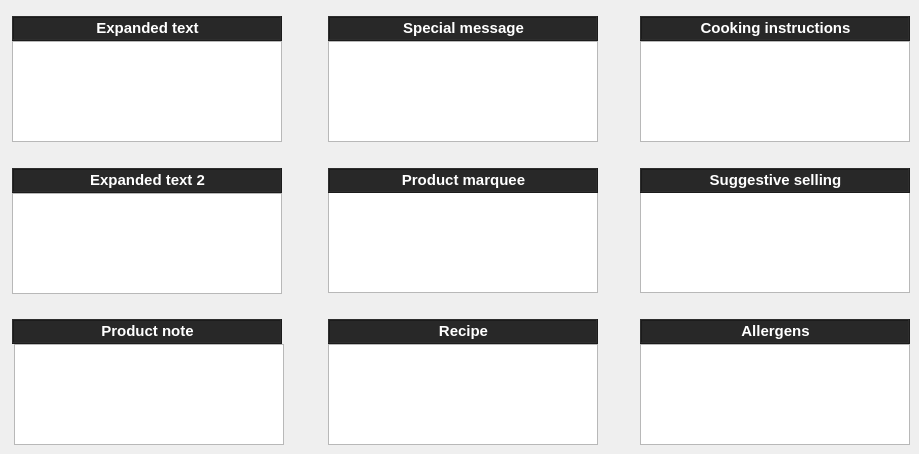
   <widget class="QWidget" name="tab5">
    <attribute name="title">
     <string>Texts</string>
    </attribute>
    <widget class="QTextEdit" name="te5ExpandedText">
     <property name="geometry">
      <rect>
       <x>12</x>
       <y>41</y>
       <width>270</width>
       <height>101</height>
      </rect>
     </property>
     <property name="font">
      <font>
       <pointsize>12</pointsize>
      </font>
     </property>
     <property name="toolTip">
      <string notr="true"/>
     </property>
     <property name="statusTip">
      <string notr="true"/>
     </property>
     <property name="verticalScrollBarPolicy">
      <enum>Qt::ScrollBarAlwaysOff</enum>
     </property>
     <property name="horizontalScrollBarPolicy">
      <enum>Qt::ScrollBarAlwaysOff</enum>
     </property>
     <property name="html">
      <string notr="true">&lt;!DOCTYPE HTML PUBLIC &quot;-//W3C//DTD HTML 4.0//EN&quot; &quot;http://www.w3.org/TR/REC-html40/strict.dtd&quot;&gt;
&lt;html&gt;&lt;head&gt;&lt;meta name=&quot;qrichtext&quot; content=&quot;1&quot; /&gt;&lt;style type=&quot;text/css&quot;&gt;
p, li { white-space: pre-wrap; }
&lt;/style&gt;&lt;/head&gt;&lt;body style=&quot; font-family:'MS Shell Dlg 2'; font-size:12pt; font-weight:400; font-style:normal;&quot;&gt;
&lt;p style=&quot; margin-top:0px; margin-bottom:0px; margin-left:0px; margin-right:0px; -qt-block-indent:0; text-indent:0px;&quot;&gt;&lt;span style=&quot; font-size:8pt;&quot;&gt;&lt;br /&gt;&lt;/span&gt;&lt;/p&gt;&lt;/body&gt;&lt;/html&gt;</string>
     </property>
    </widget>
    <widget class="QTextEdit" name="te5SpecialMessage">
     <property name="geometry">
      <rect>
       <x>328</x>
       <y>41</y>
       <width>270</width>
       <height>101</height>
      </rect>
     </property>
     <property name="font">
      <font>
       <pointsize>12</pointsize>
      </font>
     </property>
     <property name="verticalScrollBarPolicy">
      <enum>Qt::ScrollBarAlwaysOff</enum>
     </property>
     <property name="horizontalScrollBarPolicy">
      <enum>Qt::ScrollBarAlwaysOff</enum>
     </property>
     <property name="html">
      <string notr="true">&lt;!DOCTYPE HTML PUBLIC &quot;-//W3C//DTD HTML 4.0//EN&quot; &quot;http://www.w3.org/TR/REC-html40/strict.dtd&quot;&gt;
&lt;html&gt;&lt;head&gt;&lt;meta name=&quot;qrichtext&quot; content=&quot;1&quot; /&gt;&lt;style type=&quot;text/css&quot;&gt;
p, li { white-space: pre-wrap; }
&lt;/style&gt;&lt;/head&gt;&lt;body style=&quot; font-family:'MS Shell Dlg 2'; font-size:12pt; font-weight:400; font-style:normal;&quot;&gt;
&lt;p style=&quot; margin-top:0px; margin-bottom:0px; margin-left:0px; margin-right:0px; -qt-block-indent:0; text-indent:0px;&quot;&gt;&lt;span style=&quot; font-size:8pt;&quot;&gt;&lt;br /&gt;&lt;/span&gt;&lt;/p&gt;&lt;/body&gt;&lt;/html&gt;</string>
     </property>
    </widget>
    <widget class="QTextEdit" name="te5ProductNote">
     <property name="geometry">
      <rect>
       <x>14</x>
       <y>344</y>
       <width>270</width>
       <height>101</height>
      </rect>
     </property>
     <property name="font">
      <font>
       <pointsize>12</pointsize>
      </font>
     </property>
     <property name="verticalScrollBarPolicy">
      <enum>Qt::ScrollBarAlwaysOff</enum>
     </property>
     <property name="horizontalScrollBarPolicy">
      <enum>Qt::ScrollBarAlwaysOff</enum>
     </property>
     <property name="html">
      <string notr="true">&lt;!DOCTYPE HTML PUBLIC &quot;-//W3C//DTD HTML 4.0//EN&quot; &quot;http://www.w3.org/TR/REC-html40/strict.dtd&quot;&gt;
&lt;html&gt;&lt;head&gt;&lt;meta name=&quot;qrichtext&quot; content=&quot;1&quot; /&gt;&lt;style type=&quot;text/css&quot;&gt;
p, li { white-space: pre-wrap; }
&lt;/style&gt;&lt;/head&gt;&lt;body style=&quot; font-family:'MS Shell Dlg 2'; font-size:12pt; font-weight:400; font-style:normal;&quot;&gt;
&lt;p style=&quot; margin-top:0px; margin-bottom:0px; margin-left:0px; margin-right:0px; -qt-block-indent:0; text-indent:0px;&quot;&gt;&lt;span style=&quot; font-size:8pt;&quot;&gt;&lt;br /&gt;&lt;/span&gt;&lt;/p&gt;&lt;/body&gt;&lt;/html&gt;</string>
     </property>
    </widget>
    <widget class="QTextEdit" name="te5ProductMarquee">
     <property name="geometry">
      <rect>
       <x>328</x>
       <y>192</y>
       <width>270</width>
       <height>101</height>
      </rect>
     </property>
     <property name="font">
      <font>
       <pointsize>12</pointsize>
      </font>
     </property>
     <property name="verticalScrollBarPolicy">
      <enum>Qt::ScrollBarAlwaysOff</enum>
     </property>
     <property name="horizontalScrollBarPolicy">
      <enum>Qt::ScrollBarAlwaysOff</enum>
     </property>
     <property name="html">
      <string notr="true">&lt;!DOCTYPE HTML PUBLIC &quot;-//W3C//DTD HTML 4.0//EN&quot; &quot;http://www.w3.org/TR/REC-html40/strict.dtd&quot;&gt;
&lt;html&gt;&lt;head&gt;&lt;meta name=&quot;qrichtext&quot; content=&quot;1&quot; /&gt;&lt;style type=&quot;text/css&quot;&gt;
p, li { white-space: pre-wrap; }
&lt;/style&gt;&lt;/head&gt;&lt;body style=&quot; font-family:'MS Shell Dlg 2'; font-size:12pt; font-weight:400; font-style:normal;&quot;&gt;
&lt;p style=&quot; margin-top:0px; margin-bottom:0px; margin-left:0px; margin-right:0px; -qt-block-indent:0; text-indent:0px;&quot;&gt;&lt;span style=&quot; font-size:8pt;&quot;&gt;&lt;br /&gt;&lt;/span&gt;&lt;/p&gt;&lt;/body&gt;&lt;/html&gt;</string>
     </property>
    </widget>
    <widget class="QTextEdit" name="te5ExpandedText2">
     <property name="geometry">
      <rect>
       <x>12</x>
       <y>193</y>
       <width>270</width>
       <height>101</height>
      </rect>
     </property>
     <property name="font">
      <font>
       <pointsize>12</pointsize>
      </font>
     </property>
     <property name="verticalScrollBarPolicy">
      <enum>Qt::ScrollBarAlwaysOff</enum>
     </property>
     <property name="horizontalScrollBarPolicy">
      <enum>Qt::ScrollBarAlwaysOff</enum>
     </property>
     <property name="html">
      <string notr="true">&lt;!DOCTYPE HTML PUBLIC &quot;-//W3C//DTD HTML 4.0//EN&quot; &quot;http://www.w3.org/TR/REC-html40/strict.dtd&quot;&gt;
&lt;html&gt;&lt;head&gt;&lt;meta name=&quot;qrichtext&quot; content=&quot;1&quot; /&gt;&lt;style type=&quot;text/css&quot;&gt;
p, li { white-space: pre-wrap; }
&lt;/style&gt;&lt;/head&gt;&lt;body style=&quot; font-family:'MS Shell Dlg 2'; font-size:12pt; font-weight:400; font-style:normal;&quot;&gt;
&lt;p style=&quot; margin-top:0px; margin-bottom:0px; margin-left:0px; margin-right:0px; -qt-block-indent:0; text-indent:0px;&quot;&gt;&lt;span style=&quot; font-size:8pt;&quot;&gt;&lt;br /&gt;&lt;/span&gt;&lt;/p&gt;&lt;/body&gt;&lt;/html&gt;</string>
     </property>
    </widget>
    <widget class="QTextEdit" name="te5Recipes">
     <property name="geometry">
      <rect>
       <x>328</x>
       <y>344</y>
       <width>270</width>
       <height>101</height>
      </rect>
     </property>
     <property name="font">
      <font>
       <pointsize>12</pointsize>
      </font>
     </property>
     <property name="verticalScrollBarPolicy">
      <enum>Qt::ScrollBarAlwaysOff</enum>
     </property>
     <property name="horizontalScrollBarPolicy">
      <enum>Qt::ScrollBarAlwaysOff</enum>
     </property>
     <property name="html">
      <string notr="true">&lt;!DOCTYPE HTML PUBLIC &quot;-//W3C//DTD HTML 4.0//EN&quot; &quot;http://www.w3.org/TR/REC-html40/strict.dtd&quot;&gt;
&lt;html&gt;&lt;head&gt;&lt;meta name=&quot;qrichtext&quot; content=&quot;1&quot; /&gt;&lt;style type=&quot;text/css&quot;&gt;
p, li { white-space: pre-wrap; }
&lt;/style&gt;&lt;/head&gt;&lt;body style=&quot; font-family:'MS Shell Dlg 2'; font-size:12pt; font-weight:400; font-style:normal;&quot;&gt;
&lt;p style=&quot; margin-top:0px; margin-bottom:0px; margin-left:0px; margin-right:0px; -qt-block-indent:0; text-indent:0px;&quot;&gt;&lt;span style=&quot; font-size:8pt;&quot;&gt;&lt;br /&gt;&lt;/span&gt;&lt;/p&gt;&lt;/body&gt;&lt;/html&gt;</string>
     </property>
    </widget>
    <widget class="QTextEdit" name="te5SuggestiveSelling">
     <property name="geometry">
      <rect>
       <x>640</x>
       <y>192</y>
       <width>270</width>
       <height>101</height>
      </rect>
     </property>
     <property name="font">
      <font>
       <pointsize>12</pointsize>
      </font>
     </property>
     <property name="verticalScrollBarPolicy">
      <enum>Qt::ScrollBarAlwaysOff</enum>
     </property>
     <property name="horizontalScrollBarPolicy">
      <enum>Qt::ScrollBarAlwaysOff</enum>
     </property>
     <property name="html">
      <string notr="true">&lt;!DOCTYPE HTML PUBLIC &quot;-//W3C//DTD HTML 4.0//EN&quot; &quot;http://www.w3.org/TR/REC-html40/strict.dtd&quot;&gt;
&lt;html&gt;&lt;head&gt;&lt;meta name=&quot;qrichtext&quot; content=&quot;1&quot; /&gt;&lt;style type=&quot;text/css&quot;&gt;
p, li { white-space: pre-wrap; }
&lt;/style&gt;&lt;/head&gt;&lt;body style=&quot; font-family:'MS Shell Dlg 2'; font-size:12pt; font-weight:400; font-style:normal;&quot;&gt;
&lt;p style=&quot; margin-top:0px; margin-bottom:0px; margin-left:0px; margin-right:0px; -qt-block-indent:0; text-indent:0px;&quot;&gt;&lt;span style=&quot; font-size:8pt;&quot;&gt;&lt;br /&gt;&lt;/span&gt;&lt;/p&gt;&lt;/body&gt;&lt;/html&gt;</string>
     </property>
    </widget>
    <widget class="QTextEdit" name="te5Allergens">
     <property name="geometry">
      <rect>
       <x>640</x>
       <y>344</y>
       <width>270</width>
       <height>101</height>
      </rect>
     </property>
     <property name="font">
      <font>
       <pointsize>12</pointsize>
      </font>
     </property>
     <property name="verticalScrollBarPolicy">
      <enum>Qt::ScrollBarAlwaysOff</enum>
     </property>
     <property name="horizontalScrollBarPolicy">
      <enum>Qt::ScrollBarAlwaysOff</enum>
     </property>
     <property name="html">
      <string notr="true">&lt;!DOCTYPE HTML PUBLIC &quot;-//W3C//DTD HTML 4.0//EN&quot; &quot;http://www.w3.org/TR/REC-html40/strict.dtd&quot;&gt;
&lt;html&gt;&lt;head&gt;&lt;meta name=&quot;qrichtext&quot; content=&quot;1&quot; /&gt;&lt;style type=&quot;text/css&quot;&gt;
p, li { white-space: pre-wrap; }
&lt;/style&gt;&lt;/head&gt;&lt;body style=&quot; font-family:'MS Shell Dlg 2'; font-size:12pt; font-weight:400; font-style:normal;&quot;&gt;
&lt;p style=&quot; margin-top:0px; margin-bottom:0px; margin-left:0px; margin-right:0px; -qt-block-indent:0; text-indent:0px;&quot;&gt;&lt;span style=&quot; font-size:8pt;&quot;&gt;&lt;br /&gt;&lt;/span&gt;&lt;/p&gt;&lt;/body&gt;&lt;/html&gt;</string>
     </property>
    </widget>
    <widget class="QTextEdit" name="te5CookingInstructions">
     <property name="geometry">
      <rect>
       <x>640</x>
       <y>41</y>
       <width>270</width>
       <height>101</height>
      </rect>
     </property>
     <property name="font">
      <font>
       <pointsize>12</pointsize>
      </font>
     </property>
     <property name="verticalScrollBarPolicy">
      <enum>Qt::ScrollBarAlwaysOff</enum>
     </property>
     <property name="horizontalScrollBarPolicy">
      <enum>Qt::ScrollBarAlwaysOff</enum>
     </property>
     <property name="html">
      <string notr="true">&lt;!DOCTYPE HTML PUBLIC &quot;-//W3C//DTD HTML 4.0//EN&quot; &quot;http://www.w3.org/TR/REC-html40/strict.dtd&quot;&gt;
&lt;html&gt;&lt;head&gt;&lt;meta name=&quot;qrichtext&quot; content=&quot;1&quot; /&gt;&lt;style type=&quot;text/css&quot;&gt;
p, li { white-space: pre-wrap; }
&lt;/style&gt;&lt;/head&gt;&lt;body style=&quot; font-family:'MS Shell Dlg 2'; font-size:12pt; font-weight:400; font-style:normal;&quot;&gt;
&lt;p style=&quot; margin-top:0px; margin-bottom:0px; margin-left:0px; margin-right:0px; -qt-block-indent:0; text-indent:0px;&quot;&gt;&lt;span style=&quot; font-size:8pt;&quot;&gt;&lt;br /&gt;&lt;/span&gt;&lt;/p&gt;&lt;/body&gt;&lt;/html&gt;</string>
     </property>
    </widget>
    <widget class="QFrame" name="frmExpandedText">
     <property name="geometry">
      <rect>
       <x>12</x>
       <y>16</y>
       <width>270</width>
       <height>25</height>
      </rect>
     </property>
     <property name="sizePolicy">
      <sizepolicy hsizetype="Fixed" vsizetype="Fixed">
       <horstretch>0</horstretch>
       <verstretch>0</verstretch>
      </sizepolicy>
     </property>
     <property name="styleSheet">
      <string notr="true">QFrame#frmExpandedText {
	background-color: rgb(40, 40, 40);
}</string>
     </property>
     <property name="frameShape">
      <enum>QFrame::Box</enum>
     </property>
     <property name="frameShadow">
      <enum>QFrame::Raised</enum>
     </property>
     <widget class="QLabel" name="lblExpandedText">
      <property name="geometry">
       <rect>
        <x>10</x>
        <y>2</y>
        <width>251</width>
        <height>20</height>
       </rect>
      </property>
      <property name="minimumSize">
       <size>
        <width>141</width>
        <height>20</height>
       </size>
      </property>
      <property name="font">
       <font>
        <pointsize>11</pointsize>
        <weight>75</weight>
        <bold>true</bold>
       </font>
      </property>
      <property name="styleSheet">
       <string notr="true">QLabel#lblExpandedText {
	color: rgb(255, 255, 255)
}</string>
      </property>
      <property name="text">
       <string>Expanded text</string>
      </property>
      <property name="alignment">
       <set>Qt::AlignCenter</set>
      </property>
     </widget>
    </widget>
    <widget class="QFrame" name="frmExpandedText2">
     <property name="geometry">
      <rect>
       <x>12</x>
       <y>168</y>
       <width>270</width>
       <height>25</height>
      </rect>
     </property>
     <property name="sizePolicy">
      <sizepolicy hsizetype="Fixed" vsizetype="Fixed">
       <horstretch>0</horstretch>
       <verstretch>0</verstretch>
      </sizepolicy>
     </property>
     <property name="styleSheet">
      <string notr="true">QFrame#frmExpandedText2  {
	background-color: rgb(40, 40, 40);
}</string>
     </property>
     <property name="frameShape">
      <enum>QFrame::Box</enum>
     </property>
     <property name="frameShadow">
      <enum>QFrame::Raised</enum>
     </property>
     <widget class="QLabel" name="lblExpandedText2">
      <property name="geometry">
       <rect>
        <x>10</x>
        <y>2</y>
        <width>251</width>
        <height>20</height>
       </rect>
      </property>
      <property name="minimumSize">
       <size>
        <width>141</width>
        <height>20</height>
       </size>
      </property>
      <property name="font">
       <font>
        <pointsize>11</pointsize>
        <weight>75</weight>
        <bold>true</bold>
       </font>
      </property>
      <property name="styleSheet">
       <string notr="true">QLabel#lblExpandedText2 {
	color: rgb(255, 255, 255)
}</string>
      </property>
      <property name="text">
       <string>Expanded text 2</string>
      </property>
      <property name="alignment">
       <set>Qt::AlignCenter</set>
      </property>
     </widget>
    </widget>
    <widget class="QFrame" name="frmProductNote">
     <property name="geometry">
      <rect>
       <x>12</x>
       <y>319</y>
       <width>270</width>
       <height>25</height>
      </rect>
     </property>
     <property name="sizePolicy">
      <sizepolicy hsizetype="Fixed" vsizetype="Fixed">
       <horstretch>0</horstretch>
       <verstretch>0</verstretch>
      </sizepolicy>
     </property>
     <property name="styleSheet">
      <string notr="true">QFrame#frmProductNote {
	background-color: rgb(40, 40, 40);
}</string>
     </property>
     <property name="frameShape">
      <enum>QFrame::Box</enum>
     </property>
     <property name="frameShadow">
      <enum>QFrame::Raised</enum>
     </property>
     <widget class="QLabel" name="lblProductNote">
      <property name="geometry">
       <rect>
        <x>10</x>
        <y>2</y>
        <width>251</width>
        <height>20</height>
       </rect>
      </property>
      <property name="minimumSize">
       <size>
        <width>141</width>
        <height>20</height>
       </size>
      </property>
      <property name="font">
       <font>
        <pointsize>11</pointsize>
        <weight>75</weight>
        <bold>true</bold>
       </font>
      </property>
      <property name="styleSheet">
       <string notr="true">QLabel#lblProductNote {
	color: rgb(255, 255, 255)
}</string>
      </property>
      <property name="text">
       <string>Product note</string>
      </property>
      <property name="alignment">
       <set>Qt::AlignCenter</set>
      </property>
     </widget>
    </widget>
    <widget class="QFrame" name="frmSpecialMessage">
     <property name="geometry">
      <rect>
       <x>328</x>
       <y>16</y>
       <width>270</width>
       <height>25</height>
      </rect>
     </property>
     <property name="sizePolicy">
      <sizepolicy hsizetype="Fixed" vsizetype="Fixed">
       <horstretch>0</horstretch>
       <verstretch>0</verstretch>
      </sizepolicy>
     </property>
     <property name="styleSheet">
      <string notr="true">QFrame#frmSpecialMessage {
	background-color: rgb(40, 40, 40);
}</string>
     </property>
     <property name="frameShape">
      <enum>QFrame::Box</enum>
     </property>
     <property name="frameShadow">
      <enum>QFrame::Raised</enum>
     </property>
     <widget class="QLabel" name="lblSpecialMessage">
      <property name="geometry">
       <rect>
        <x>10</x>
        <y>2</y>
        <width>251</width>
        <height>20</height>
       </rect>
      </property>
      <property name="minimumSize">
       <size>
        <width>141</width>
        <height>20</height>
       </size>
      </property>
      <property name="font">
       <font>
        <pointsize>11</pointsize>
        <weight>75</weight>
        <bold>true</bold>
       </font>
      </property>
      <property name="styleSheet">
       <string notr="true">QLabel#lblSpecialMessage {
	color: rgb(255, 255, 255)
}</string>
      </property>
      <property name="text">
       <string>Special message</string>
      </property>
      <property name="alignment">
       <set>Qt::AlignCenter</set>
      </property>
     </widget>
    </widget>
    <widget class="QFrame" name="frmProductMarquee">
     <property name="geometry">
      <rect>
       <x>328</x>
       <y>168</y>
       <width>270</width>
       <height>25</height>
      </rect>
     </property>
     <property name="sizePolicy">
      <sizepolicy hsizetype="Fixed" vsizetype="Fixed">
       <horstretch>0</horstretch>
       <verstretch>0</verstretch>
      </sizepolicy>
     </property>
     <property name="styleSheet">
      <string notr="true">QFrame#frmProductMarquee {
	background-color: rgb(40, 40, 40);
}</string>
     </property>
     <property name="frameShape">
      <enum>QFrame::Box</enum>
     </property>
     <property name="frameShadow">
      <enum>QFrame::Raised</enum>
     </property>
     <widget class="QLabel" name="lblProductMarquee">
      <property name="geometry">
       <rect>
        <x>10</x>
        <y>2</y>
        <width>251</width>
        <height>20</height>
       </rect>
      </property>
      <property name="minimumSize">
       <size>
        <width>141</width>
        <height>20</height>
       </size>
      </property>
      <property name="font">
       <font>
        <pointsize>11</pointsize>
        <weight>75</weight>
        <bold>true</bold>
       </font>
      </property>
      <property name="styleSheet">
       <string notr="true">QLabel#lblProductMarquee  {
	color: rgb(255, 255, 255)
}</string>
      </property>
      <property name="text">
       <string>Product marquee</string>
      </property>
      <property name="alignment">
       <set>Qt::AlignCenter</set>
      </property>
     </widget>
    </widget>
    <widget class="QFrame" name="frmRecipe">
     <property name="geometry">
      <rect>
       <x>328</x>
       <y>319</y>
       <width>270</width>
       <height>25</height>
      </rect>
     </property>
     <property name="sizePolicy">
      <sizepolicy hsizetype="Fixed" vsizetype="Fixed">
       <horstretch>0</horstretch>
       <verstretch>0</verstretch>
      </sizepolicy>
     </property>
     <property name="styleSheet">
      <string notr="true">QFrame#frmRecipe {
	background-color: rgb(40, 40, 40);
}</string>
     </property>
     <property name="frameShape">
      <enum>QFrame::Box</enum>
     </property>
     <property name="frameShadow">
      <enum>QFrame::Raised</enum>
     </property>
     <widget class="QLabel" name="lblRecipe">
      <property name="geometry">
       <rect>
        <x>10</x>
        <y>2</y>
        <width>251</width>
        <height>20</height>
       </rect>
      </property>
      <property name="minimumSize">
       <size>
        <width>141</width>
        <height>20</height>
       </size>
      </property>
      <property name="font">
       <font>
        <pointsize>11</pointsize>
        <weight>75</weight>
        <bold>true</bold>
       </font>
      </property>
      <property name="styleSheet">
       <string notr="true">QLabel#lblRecipe {
	color: rgb(255, 255, 255)
}</string>
      </property>
      <property name="text">
       <string>Recipe</string>
      </property>
      <property name="alignment">
       <set>Qt::AlignCenter</set>
      </property>
     </widget>
    </widget>
    <widget class="QFrame" name="frmCookingInstructions">
     <property name="geometry">
      <rect>
       <x>640</x>
       <y>16</y>
       <width>270</width>
       <height>25</height>
      </rect>
     </property>
     <property name="sizePolicy">
      <sizepolicy hsizetype="Fixed" vsizetype="Fixed">
       <horstretch>0</horstretch>
       <verstretch>0</verstretch>
      </sizepolicy>
     </property>
     <property name="styleSheet">
      <string notr="true">QFrame#frmCookingInstructions {
	background-color: rgb(40, 40, 40);
}</string>
     </property>
     <property name="frameShape">
      <enum>QFrame::Box</enum>
     </property>
     <property name="frameShadow">
      <enum>QFrame::Raised</enum>
     </property>
     <widget class="QLabel" name="lblCookingInstructions">
      <property name="geometry">
       <rect>
        <x>10</x>
        <y>2</y>
        <width>251</width>
        <height>20</height>
       </rect>
      </property>
      <property name="minimumSize">
       <size>
        <width>141</width>
        <height>20</height>
       </size>
      </property>
      <property name="font">
       <font>
        <pointsize>11</pointsize>
        <weight>75</weight>
        <bold>true</bold>
       </font>
      </property>
      <property name="styleSheet">
       <string notr="true">QLabel#lblCookingInstructions {
	color: rgb(255, 255, 255)
}</string>
      </property>
      <property name="text">
       <string>Cooking instructions</string>
      </property>
      <property name="alignment">
       <set>Qt::AlignCenter</set>
      </property>
     </widget>
    </widget>
    <widget class="QFrame" name="frmSuggestiveSelling">
     <property name="geometry">
      <rect>
       <x>640</x>
       <y>168</y>
       <width>270</width>
       <height>25</height>
      </rect>
     </property>
     <property name="sizePolicy">
      <sizepolicy hsizetype="Fixed" vsizetype="Fixed">
       <horstretch>0</horstretch>
       <verstretch>0</verstretch>
      </sizepolicy>
     </property>
     <property name="styleSheet">
      <string notr="true">QFrame#frmSuggestiveSelling {
	background-color: rgb(40, 40, 40);
}</string>
     </property>
     <property name="frameShape">
      <enum>QFrame::Box</enum>
     </property>
     <property name="frameShadow">
      <enum>QFrame::Raised</enum>
     </property>
     <widget class="QLabel" name="lblSuggestiveSelling">
      <property name="geometry">
       <rect>
        <x>10</x>
        <y>2</y>
        <width>251</width>
        <height>20</height>
       </rect>
      </property>
      <property name="minimumSize">
       <size>
        <width>141</width>
        <height>20</height>
       </size>
      </property>
      <property name="font">
       <font>
        <pointsize>11</pointsize>
        <weight>75</weight>
        <bold>true</bold>
       </font>
      </property>
      <property name="styleSheet">
       <string notr="true">QLabel#lblSuggestiveSelling {
	color: rgb(255, 255, 255)
}</string>
      </property>
      <property name="text">
       <string>Suggestive selling</string>
      </property>
      <property name="alignment">
       <set>Qt::AlignCenter</set>
      </property>
     </widget>
    </widget>
    <widget class="QFrame" name="frmAllergens">
     <property name="geometry">
      <rect>
       <x>640</x>
       <y>319</y>
       <width>270</width>
       <height>25</height>
      </rect>
     </property>
     <property name="sizePolicy">
      <sizepolicy hsizetype="Fixed" vsizetype="Fixed">
       <horstretch>0</horstretch>
       <verstretch>0</verstretch>
      </sizepolicy>
     </property>
     <property name="styleSheet">
      <string notr="true">QFrame#frmAllergens {
	background-color: rgb(40, 40, 40);
}</string>
     </property>
     <property name="frameShape">
      <enum>QFrame::Box</enum>
     </property>
     <property name="frameShadow">
      <enum>QFrame::Raised</enum>
     </property>
     <widget class="QLabel" name="lblAllergens">
      <property name="geometry">
       <rect>
        <x>10</x>
        <y>2</y>
        <width>251</width>
        <height>20</height>
       </rect>
      </property>
      <property name="minimumSize">
       <size>
        <width>141</width>
        <height>20</height>
       </size>
      </property>
      <property name="font">
       <font>
        <pointsize>11</pointsize>
        <weight>75</weight>
        <bold>true</bold>
       </font>
      </property>
      <property name="styleSheet">
       <string notr="true">QLabel#lblAllergens {
	color: rgb(255, 255, 255)
}</string>
      </property>
      <property name="text">
       <string>Allergens</string>
      </property>
      <property name="alignment">
       <set>Qt::AlignCenter</set>
      </property>
     </widget>
    </widget>
    <widget class="QTextEdit" name="tabCatcher">
     <property name="geometry">
      <rect>
       <x>60</x>
       <y>50</y>
       <width>104</width>
       <height>71</height>
      </rect>
     </property>
    </widget>
    <zorder>te5SpecialMessage</zorder>
    <zorder>te5ProductNote</zorder>
    <zorder>te5ProductMarquee</zorder>
    <zorder>te5ExpandedText2</zorder>
    <zorder>te5Recipes</zorder>
    <zorder>te5SuggestiveSelling</zorder>
    <zorder>te5Allergens</zorder>
    <zorder>te5CookingInstructions</zorder>
    <zorder>frmExpandedText</zorder>
    <zorder>frmExpandedText2</zorder>
    <zorder>frmProductNote</zorder>
    <zorder>frmSpecialMessage</zorder>
    <zorder>frmProductMarquee</zorder>
    <zorder>frmRecipe</zorder>
    <zorder>frmCookingInstructions</zorder>
    <zorder>frmSuggestiveSelling</zorder>
    <zorder>frmAllergens</zorder>
    <zorder>tabCatcher</zorder>
    <zorder>te5ExpandedText</zorder>
   </widget>
